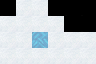

This game map was drawn from its Tiled (.tmx) file and the tilesets committed beside it. A one-line description and the full map source follow:
An orthogonal 6x4 tile map with 16x16 px tiles, 1 tile layer (Tile Layer 1), 2 tilesets.

<map version="1.10" tiledversion="1.11.2" orientation="orthogonal" renderorder="right-down" width="6" height="4" tilewidth="16" tileheight="16" infinite="0" nextlayerid="2" nextobjectid="1">
 <tileset firstgid="1" source="Blocks.tsx" />
 <tileset firstgid="65" source="../Blocks.tsx" />
 <layer id="1" name="Tile Layer 1" width="6" height="4">
  <data encoding="csv">
1,25,25,1,1,1,
25,25,25,25,1,1,
25,25,26,25,25,25,
25,25,25,25,25,25
</data>
 </layer>
</map>
